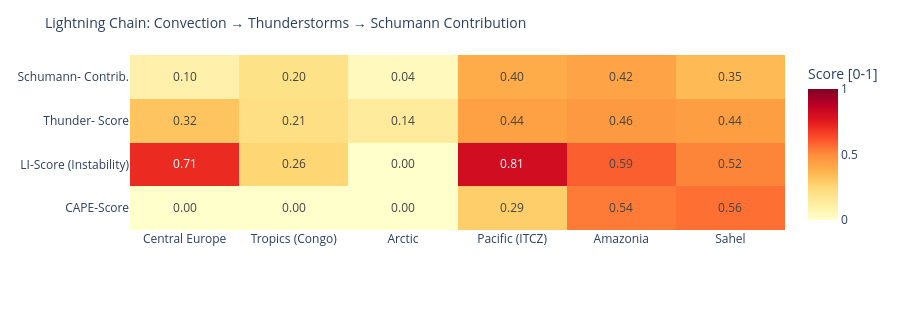

Notebook cell for this chart:
### Code cell
# ============================================================
# LIGHTNING CHAIN: Convection → Thunderstorms → Schumann
# Shows the causal chain per measurement point as heatmap
# ============================================================

def cape_score(v):
    """CAPE → normalized score [0,1]"""
    if v is None or pd.isna(v): return 0.0
    return min(1.0, float(v) / 3000)

def li_score(v):
    """Lifted Index: negative = unstable → score [0,1]"""
    if v is None or pd.isna(v): return 0.3
    return min(1.0, max(0.0, (-float(v) + 6) / 12))

def cloud_score(v):
    if v is None or pd.isna(v): return 0.3
    return float(v) / 100

def thunder_score(row):
    """Kombinierter Gewitterwahrscheinlichkeits-Score
    CAPE + LI + Bedeckung + WMO-Gewitter + konvektiver Niederschlag (showers)
    Hinweis: X-Ray und Kp sind kein Bestandteil – nur geomagn./solarer Kontext.
    """
    cs = cape_score(row.get('cape'))
    ls = li_score(row.get('li'))
    cl = cloud_score(row.get('cloud'))
    t  = 1.0 if row.get('thunderstorm') else 0.0
    # Convective precipitation (showers) as additional indicator
    sh = min(1.0, (row.get('showers') or 0) / 5.0)
    return round(cs * 0.30 + ls * 0.25 + cl * 0.15 + t * 0.20 + sh * 0.10, 3)

def schumann_contribution(t_score, lat):
    """Schumann contribution: higher in tropics (±30°), scaled by thunderstorm score"""
    lat_weight = max(0.3, 1.0 - abs(lat) / 60)
    return round(t_score * lat_weight, 3)

df_atm['cape_score']   = df_atm.apply(lambda r: cape_score(r['cape']), axis=1)
df_atm['li_score']     = df_atm.apply(lambda r: li_score(r['li']),    axis=1)
df_atm['thunder_score']= df_atm.apply(lambda r: thunder_score(r.to_dict()), axis=1)
df_atm['schumann_contribution'] = df_atm.apply(
    lambda r: schumann_contribution(r['thunder_score'], r['lat']), axis=1)

metrics = ['cape_score', 'li_score', 'thunder_score', 'schumann_contribution']
labels  = ['CAPE-Score', 'LI-Score\n(Instability)', 'Thunder-\nScore', 'Schumann-\nContrib.']
z_data  = [df_atm[m].tolist() for m in metrics]

fig = go.Figure(go.Heatmap(
    z=z_data,
    x=df_atm['point'].tolist(),
    y=labels,
    colorscale='YlOrRd',
    zmin=0, zmax=1,
    text=[[f'{v:.2f}' for v in row] for row in z_data],
    texttemplate='%{text}', textfont=dict(size=12),
    colorbar=dict(title='Score [0-1]')
))
fig.update_layout(
    title=dict(text='Lightning Chain: Convection → Thunderstorms → Schumann Contribution', font=dict(size=14)),
    height=310,
    plot_bgcolor='rgba(0,0,0,0)', paper_bgcolor='rgba(0,0,0,0)',
    margin=dict(l=130, r=80, t=55, b=80)
)
fig.show()

### Figure 1 — Plotly figure (JSON) as saved in the notebook; plotly's stock layout.template omitted (floating-point values rounded to 4 significant figures)
{"data": [{"colorbar": {"title": {"text": "Score [0-1]"}}, "colorscale": [[0.0, "rgb(255,255,204)"], [0.125, "rgb(255,237,160)"], [0.25, "rgb(254,217,118)"], [0.375, "rgb(254,178,76)"], [0.5, "rgb(253,141,60)"], [0.625, "rgb(252,78,42)"], [0.75, "rgb(227,26,28)"], [0.875, "rgb(189,0,38)"], [1.0, "rgb(128,0,38)"]], "text": [["0.00", "0.00", "0.00", "0.29", "0.54", "0.56"], ["0.71", "0.26", "0.00", "0.81", "0.59", "0.52"], ["0.32", "0.21", "0.14", "0.44", "0.46", "0.44"], ["0.10", "0.20", "0.04", "0.40", "0.42", "0.35"]], "textfont": {"size": 12}, "texttemplate": "%{text}", "type": "heatmap", "x": ["Central Europe", "Tropics (Congo)", "Arctic", "Pacific (ITCZ)", "Amazonia", "Sahel"], "y": ["CAPE-Score", "LI-Score\n(Instability)", "Thunder-\nScore", "Schumann-\nContrib."], "z": [[0.003333, 0.0, 0.003333, 0.2867, 0.5367, 0.56], [0.7083, 0.2583, 0.0, 0.8083, 0.5917, 0.5167], [0.318, 0.21, 0.139, 0.436, 0.459, 0.444], [0.095, 0.196, 0.042, 0.4, 0.421, 0.348]], "zmax": 1, "zmin": 0}], "layout": {"height": 310, "margin": {"b": 80, "l": 130, "r": 80, "t": 55}, "paper_bgcolor": "rgba(0,0,0,0)", "plot_bgcolor": "rgba(0,0,0,0)", "title": {"font": {"size": 14}, "text": "Lightning Chain: Convection → Thunderstorms → Schumann Contribution"}}}
